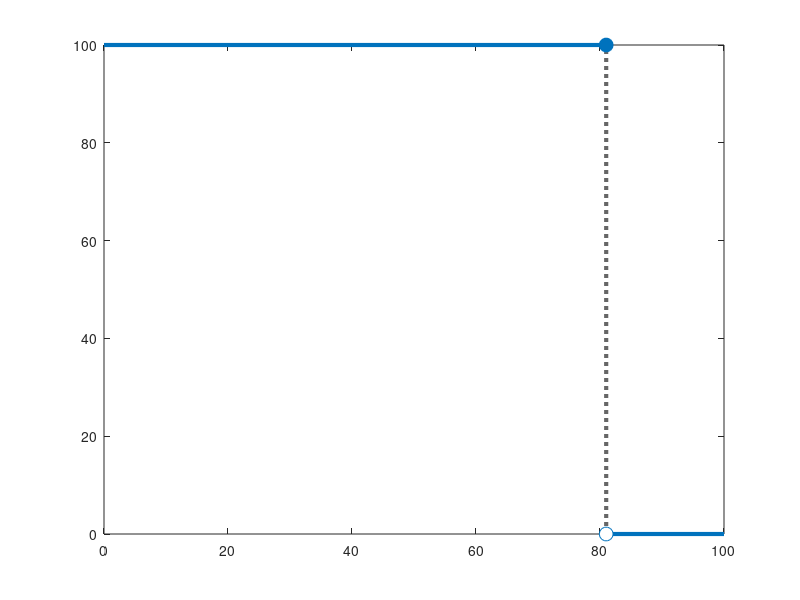

The MATLAB source for this figure: (Note: this script raises an error after producing the figure.)
% Figure 6: PTV Dose-Volume Histograms

clear all; close all; clc;

% add data to path
currentFolder = pwd;
cd ..
addpath(genpath(pwd));
cd(currentFolder);

%% Idealized uniform PTV dose of 81 Gy

myLines = lines;

% Plot dvh
plot([81 81],[0 100],':','Color',[0.4 0.4 0.4],'LineWidth',3); hold on
plot([0 81],[100 100],'Color',myLines(1,:),'LineWidth',3);
plot([81 100],[0 0],'Color',myLines(1,:),'LineWidth',3)
plot(81,100,'o','MarkerEdgeColor',myLines(1,:),'MarkerFaceColor',myLines(1,:),'MarkerSize',10)
plot(81,0,'o','MarkerEdgeColor',myLines(1,:),'MarkerFaceColor',[1 1 1],'MarkerSize',10)

% Annotations
ax = gca;
ax.XLim = [0 100];
ax.YLim = [0 100];
ax.XTick = 0:20:100;
ax.YTick = 0:20:100;
ax.XTickLabel = {};
ax.YTickLabel = {};
ax.LineWidth = 2;
axis square

%% Initialization for uniform PTV dose of 81 Gy

% PTV
prostate.name = 'PTV_68';
prostate.terms = {struct('type','unif','dose',81,'weight',1)};

% Calculate beamlets
structs = {prostate};
prob = FluenceMapOpt(structs);
prob.plotDVHPaper();
